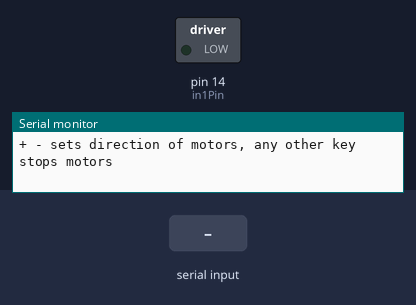
Simulated run of this sketch. Board: Arduino Uno, built with avr-gcc and run on an emulated ATmega328P. Parts: switched loads named in the sketch (green lamp = pin HIGH), the last lines printed to the serial monitor. The test bench sets the inputs (shaded band). Pins used as bus, display or sensor lines are not drawn.

Above: at 1.2 s.
1.3 s: "-\n" received over Serial
At 2.2 s:
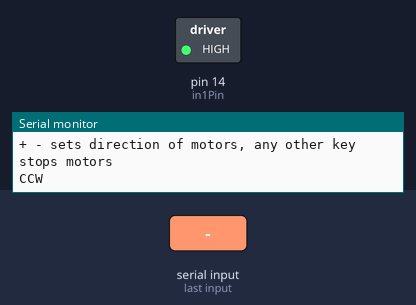
2.8 s: byte 43 ('+') received over Serial
At 3.4 s:
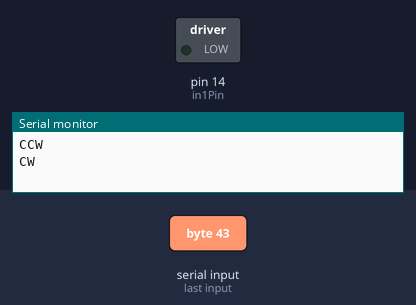
Timing chart, 0 to 5.8 s (numbered marks = the images above; inputs shaded):
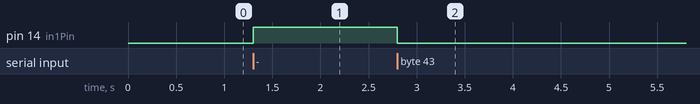

Measured:
- after the input at 1.3 s, pin 14 (in1Pin): LOW → HIGH at once
- after the input at 2.8 s, pin 14 (in1Pin): HIGH → LOW at once

The sketch:

brush.ino
```cpp
const int in1Pin = 14;  // H-Bridge input pins
const int in2Pin = 0;   // <-- เปลี่ยนเป็นขา output ที่ว่างจริงของคุณ (ห้ามใช้ 34/35/36/39)

void setup()
{
  Serial.begin(9600);
  pinMode(in1Pin, OUTPUT);
  pinMode(in2Pin, OUTPUT);
  digitalWrite(in1Pin, LOW);
  digitalWrite(in2Pin, LOW);
  Serial.println("+ - sets direction of motors, any other key stops motors");
}

void loop()
{
  if (Serial.available()) {
    char ch = Serial.read();

    if (ch == '\n' || ch == '\r') return;  // ข้ามตัวขึ้นบรรทัดใหม่

    if (ch == '+')
    {
      Serial.println("CW");
      digitalWrite(in1Pin, LOW);
      digitalWrite(in2Pin, HIGH);
    }
    else if (ch == '-')
    {
      Serial.println("CCW");
      digitalWrite(in1Pin, HIGH);
      digitalWrite(in2Pin, LOW);
    }
    else
    {
      Serial.println("Stop motors");
      digitalWrite(in1Pin, LOW);
      digitalWrite(in2Pin, LOW);
    }
  }
}
```
